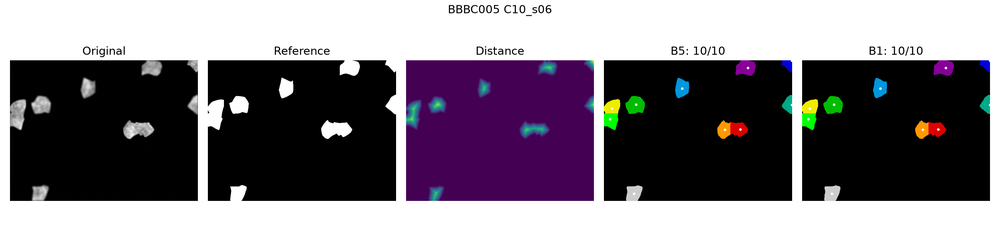
#> input picture reprodutibilidade/figuras/inputs/exemplo_C10_s06.png, 1000 x 240 px, shrunk from 3300 x 792 before the run
$ python -i experimento_bbbc005.py   (imports and definitions only)
#> lines starting #> are read from the running program, lines starting #| are printed output that depends on the picture; after the words box and inside, x2 and y2 are one past the last pixel; in counts of white or black regions, pixels touching at a corner belong together
#!/usr/bin/env python3
"""Experimento SIN5014 / BBBC005: contagem de núcleos por componentes conexos (N8),
watershed com marcadores e (opcional) Cellpose, estratificado por densidade.

Uso:
  python experimento_bbbc005.py --images PASTA_IMAGENS --masks PASTA_MASCARAS --out saida
  python experimento_bbbc005.py ... --cellpose --cp-model nuclei --cp-diameter 30   # opcional

Convenção de nomes da BBBC005: ..._C<contagem>_F<foco>_s<amostra>_w<canal>.TIF
Filtra foco F1 e canal w2 (núcleos). Regras do pipeline fixadas ANTES de ver os resultados.
Nada aqui ajusta parâmetros à contagem esperada.
"""
# [1 line not run here, left out]
import argparse, glob, hashlib, json, os, platform, re, sys, time, tracemalloc
import numpy as np, pandas as pd
from scipy import ndimage as ndi
from scipy.stats import wilcoxon
from skimage import io, filters, measure, morphology, segmentation
from skimage.feature import peak_local_max

PAT = re.compile(r'C(\d+)_F(\d+)_s(\d+)_w(\d)', re.I)

def parse(path):
    m = PAT.search(os.path.basename(path))
    return tuple(int(x) for x in m.groups()) if m else None

# [11 lines left out: functions sha1, gray, not called in this run]

def n8_count(bw):
    return int(ndi.label(bw, structure=np.ones((3, 3)))[1])

def pipeline_ws(img, peak_frac=0.3):
    """mediana 3x3 -> Otsu -> distância -> sementes (regra a priori) -> watershed."""
    f = ndi.median_filter(img.astype(np.float32), size=3)
    bw = f > filters.threshold_otsu(f)
    bw = morphology.remove_small_objects(bw, 20)
    lab, n = ndi.label(bw, structure=np.ones((3, 3)))
    if n == 0: return bw, 0
    areas = np.array([r.area for r in measure.regionprops(lab)])
    rhat = np.sqrt(np.median(areas) / np.pi)
    md = max(1, int(round(rhat / 2)))                    # regra a priori
    dist = ndi.distance_transform_edt(bw)
    pk = peak_local_max(dist, min_distance=md, threshold_abs=peak_frac * dist.max(),
                        labels=lab, exclude_border=False)
    mk = np.zeros(bw.shape, int)
    for i, (y, x) in enumerate(pk, 1): mk[y, x] = i
    ws = segmentation.watershed(-dist, mk, mask=bw)
    return bw, int(ws.max())

# [79 lines left out: functions dice_iou, timed, main, not called in this run]

# [2 lines not run here, left out]

>>> import cv2
>>> picture = cv2.imread('../reprodutibilidade/figuras/inputs/exemplo_C10_s06.png', cv2.IMREAD_GRAYSCALE)
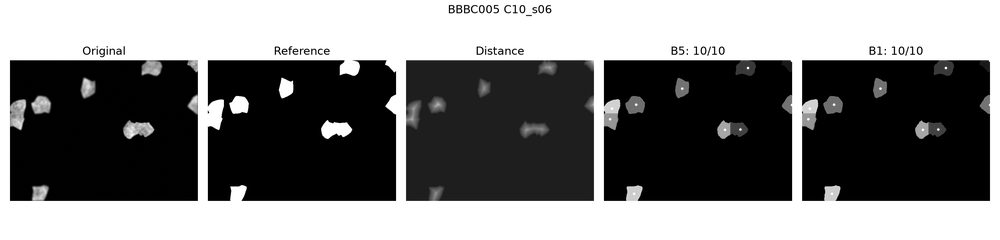
#> picture: shape (240, 1000); min 0, max 255, mean 122.8
>>> result = pipeline_ws(picture)
#> in pipeline_ws, `bw = f > filters.threshold_otsu(f)`:
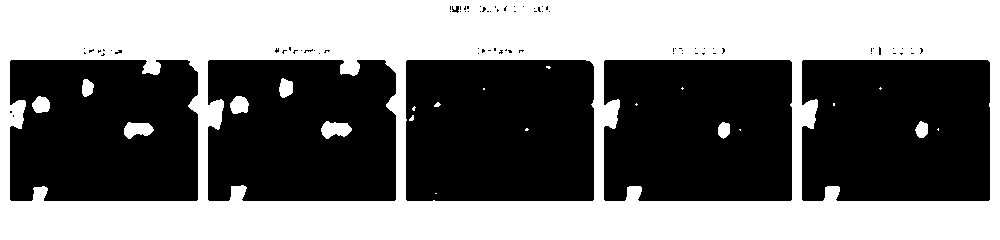
#> bw: shape (240, 1000) bool; 46.8% white; 22 white regions (11 under 20 px), largest, box (x1, y1, x2, y2) and area: (0, 0, 1000, 240) 110342, (321, 121, 352, 139) 379, (124, 122, 154, 139) 350
#> in pipeline_ws, `lab, n = ndi.label(bw, structure=np.ones((3, 3)))`:
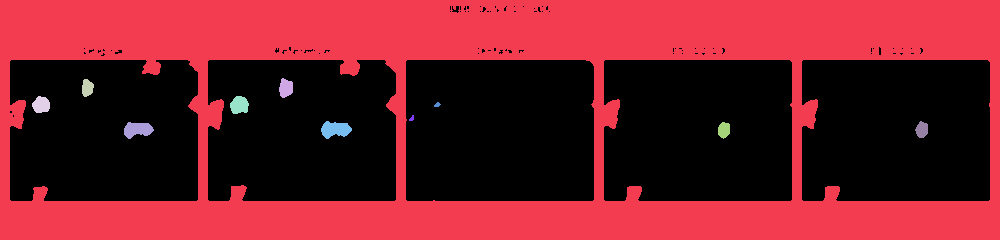
#> lab: shape (240, 1000) int32; 12 distinct labels, from 0 to 11; one colour per label, 0 black
#> in pipeline_ws, `lab, n = ndi.label(bw, structure=np.ones((3, 3)))`: n = 11
#> in pipeline_ws, `areas = np.array([r.area for r in measure.regionprops(lab)])`: areas = [110342, 213, 165, 236, 266, 23, 20, 379, 164, 350, 160]
#> in pipeline_ws, `rhat = np.sqrt(np.median(areas) / np.pi)`: rhat = 8.23
#> in pipeline_ws, `md = max(1, int(round(rhat / 2)))`: md = 4
#> in pipeline_ws, `dist = ndi.distance_transform_edt(bw)`:
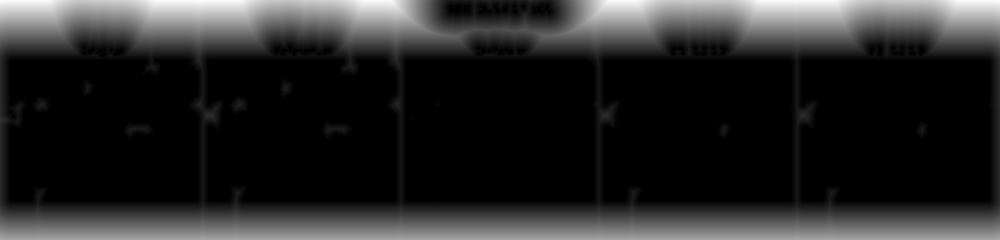
#> dist: shape (240, 1000) float64; min 0, max 61.19, mean 9.6; drawn with min black and max white
#> in pipeline_ws, `pk = peak_local_max(dist, min_distance=md, threshold_abs=peak_frac * d..`: pk = 296 pairs, first value 0 to 239, second value 0 to 999
#> the loop in pipeline_ws, `for i, (y, x) in enumerate(pk, 1): mk[y, x] = i` made 296 passes
#> x on passes 1 to 3: 999, 0, 198
#> after the loop in pipeline_ws, `for i, (y, x) in enumerate(pk, 1): mk[y, x] = i`:
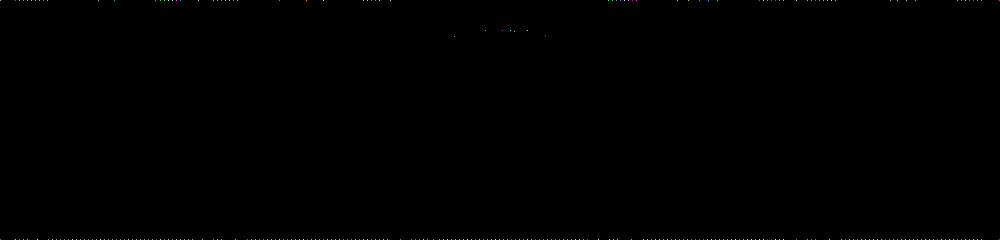
#> mk: shape (240, 1000) int64; 297 distinct labels, from 0 to 296; one colour per label, 0 black
#> in pipeline_ws, `ws = segmentation.watershed(-dist, mk, mask=bw)`:
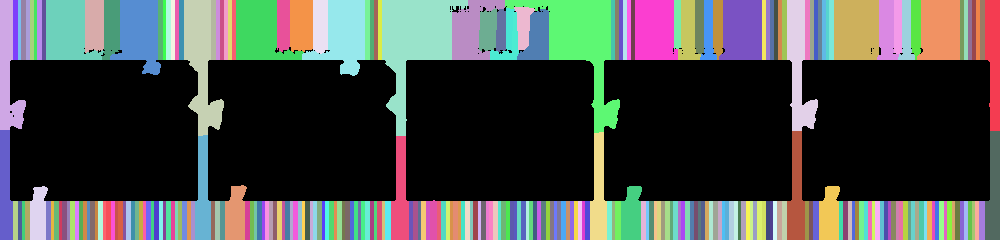
#> ws: shape (240, 1000) int64; 297 distinct labels, from 0 to 296; one colour per label, 0 black

$ run again, on reprodutibilidade/figuras/inputs/exemplo_C91_s06.png
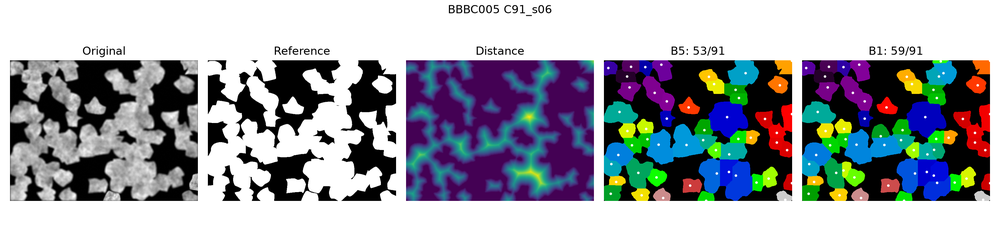
#> input picture reprodutibilidade/figuras/inputs/exemplo_C91_s06.png, 1000 x 240 px, shrunk from 3300 x 792 before the run
#> in pipeline_ws, `lab, n = ndi.label(bw, structure=np.ones((3, 3)))`:
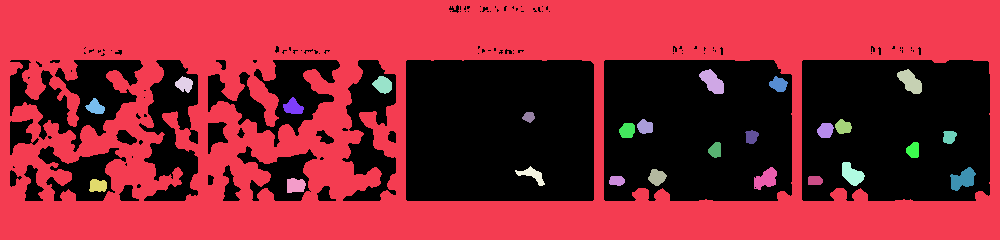
#> lab: shape (240, 1000) int32; 27 distinct labels, from 0 to 26; one colour per label, 0 black
#> n = 26
#> areas = 26 values, max 135315 at index 0, min 100 at index 8, mean 5414.9
#> rhat = 7.97
#> md = 4
#> pk = 211 pairs, first value 0 to 239, second value 0 to 999
#> the loop in pipeline_ws, `for i, (y, x) in enumerate(pk, 1): mk[y, x] = i` made 211 passes
#> (y, x) on passes 1 to 3: (0, 197), (0, 999), (0, 788)
#> in pipeline_ws, `ws = segmentation.watershed(-dist, mk, mask=bw)`:
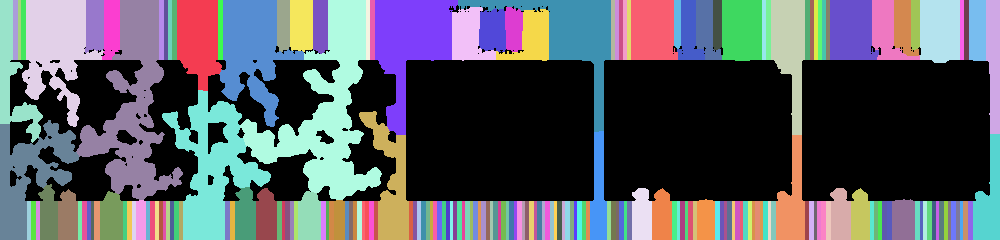
#> ws: shape (240, 1000) int64; 212 distinct labels, from 0 to 211; one colour per label, 0 black
